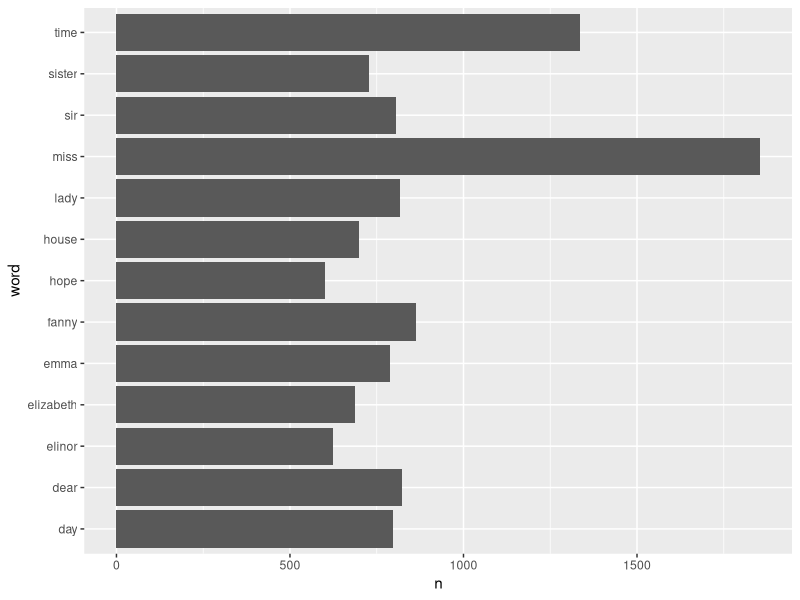
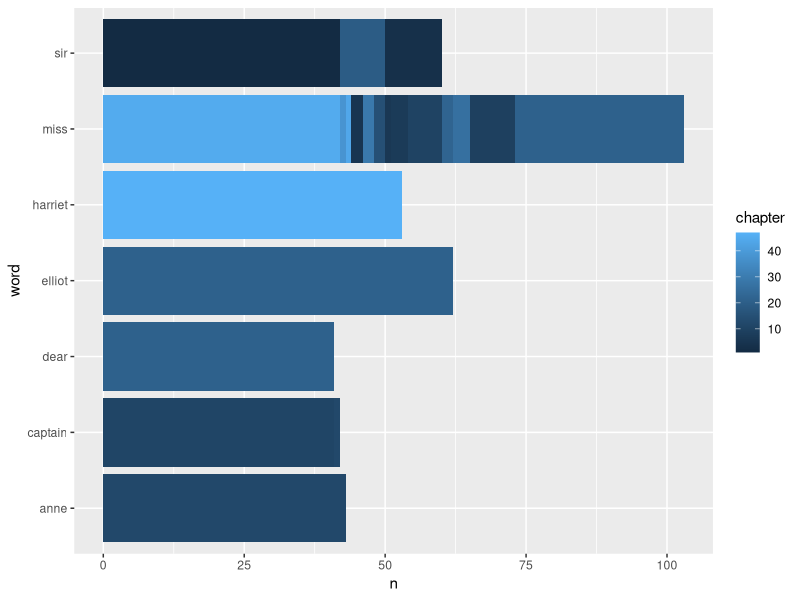

Source code (R) for these figures, in order:
library(tidyverse)
library(tidytext)
library(stringr)
library(janeaustenr)

#Creating a tibble that has sentances organized into chapter and line
original_books <- austen_books() %>% group_by(book) %>% mutate(linenumber = row_number(),
         chapter = cumsum(str_detect(text, regex("^chapter [\\divxlc]",
                                                 ignore_case = TRUE)))) %>%
  ungroup()

#Tokanizing the sentances so that each row is a word 
tidy_book <- original_books %>% unnest_tokens(word,text)

data(stop_words)

#Cleaning up tibble and removing common words that arnt helpful for analysis
tidy_book <- tidy_book %>% anti_join(stop_words)

tidy_book %>% count(word, ,sort=T) %>% filter(n > 600) %>% ggplot(aes(x=word, y=n)) + geom_col() +coord_flip()

tidy_book %>% group_by(chapter) %>% count(word,sort=T) %>% filter(n >40) %>% ggplot(aes(x=word, y=n, fill=chapter)) + geom_col(position = 'identity') + coord_flip()
 
